Frame 1 (no input): blank canvas, image omitted
Frame 60 (no input): blank canvas, image omitted
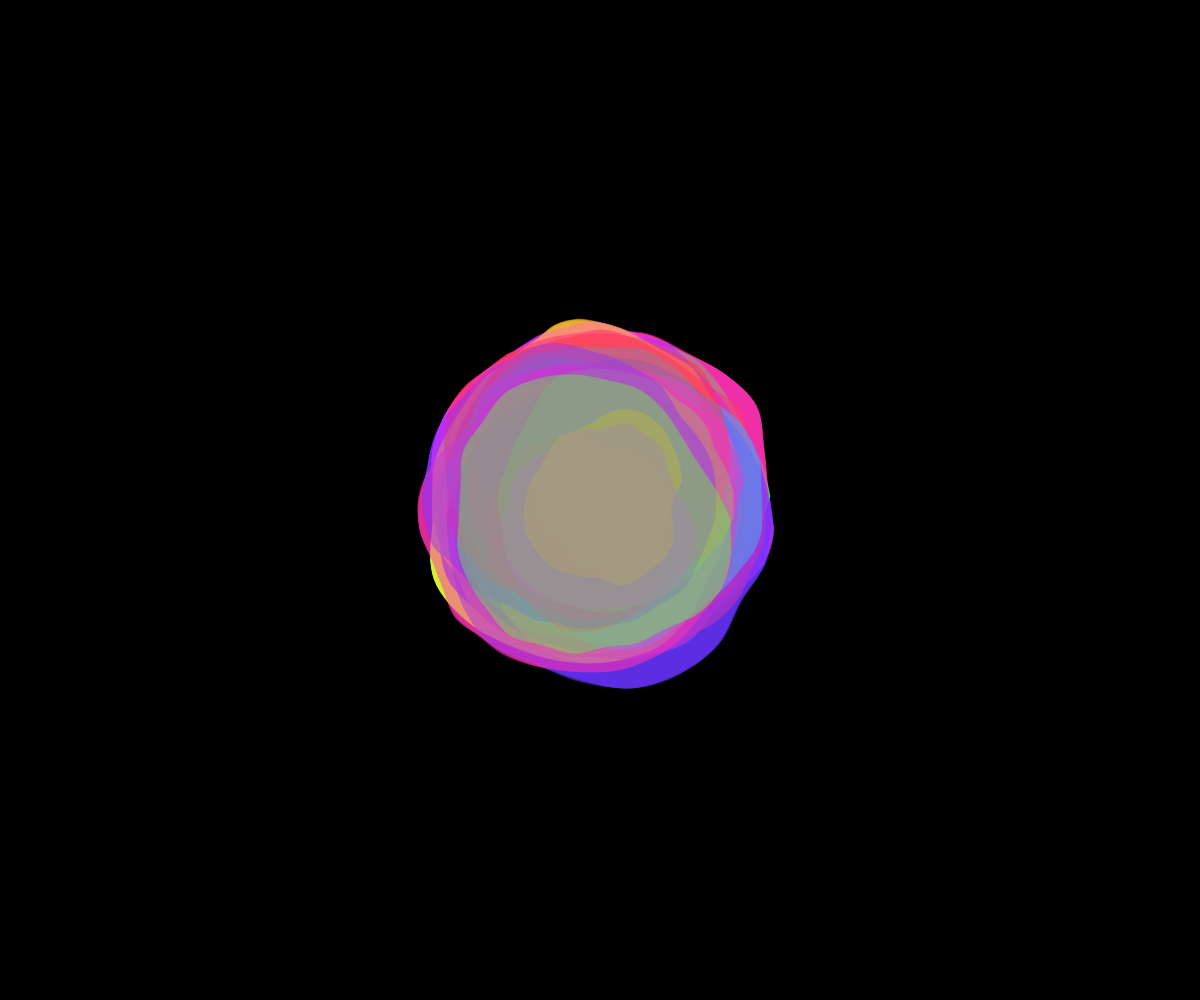
Frame 120 (the mouse pressed at the canvas centre since frame 60)

The p5.js sketch whose frames 1 and 60 were blank and that drew this single picture after the mouse press (run headless with seeded random() and noise() and a simulated clock; from frame 60 on, the mouse is pressed at the canvas centre):

// p5.js sketch
// ── sketch.js
let blobs = [];
let t = 0;

function setup() {
  createCanvas(windowWidth, windowHeight);
  noStroke();
  colorMode(HSB, 360, 100, 100, 100);
  background(0);
}

function draw() {
  // Soft fade to create trails
  fill(0, 0, 0, 12);
  rect(0, 0, width, height);

  // Spawn a new blob at the cursor
  if (mouseIsPressed) {
    blobs.push(new Blob(mouseX, mouseY));
  }

  // Update and display all blobs
  for (let i = blobs.length - 1; i >= 0; i--) {
    blobs[i].update();
    blobs[i].show();
    if (blobs[i].isDead()) {
      blobs.splice(i, 1);
    }
  }

  t += 0.01;
}

class Blob {
  constructor(x, y) {
    this.x = x;
    this.y = y;
    this.baseSize = random(40, 120);
    this.life = 255;
    this.points = int(random(20, 50));
    this.seed = random(1000);
    this.vx = random(-0.5, 0.5);
    this.vy = random(-0.5, 0.5);
    this.hue = random(0, 360);
  }

  update() {
    this.life -= 2;
    this.x += this.vx;
    this.y += this.vy;
  }

  show() {
    fill(this.hue, 80, 100, this.life * 0.3);
    beginShape();
    for (let i = 0; i < this.points; i++) {
      let angle = map(i, 0, this.points, 0, TWO_PI);
      let r = this.baseSize + noise(cos(angle) + this.seed, sin(angle) + this.seed, t) * 80;
      let px = this.x + r * cos(angle);
      let py = this.y + r * sin(angle);
      curveVertex(px, py);
    }
    endShape(CLOSE);
  }

  isDead() {
    return this.life <= 0;
  }
}

function windowResized() {
  resizeCanvas(windowWidth, windowHeight);
}
